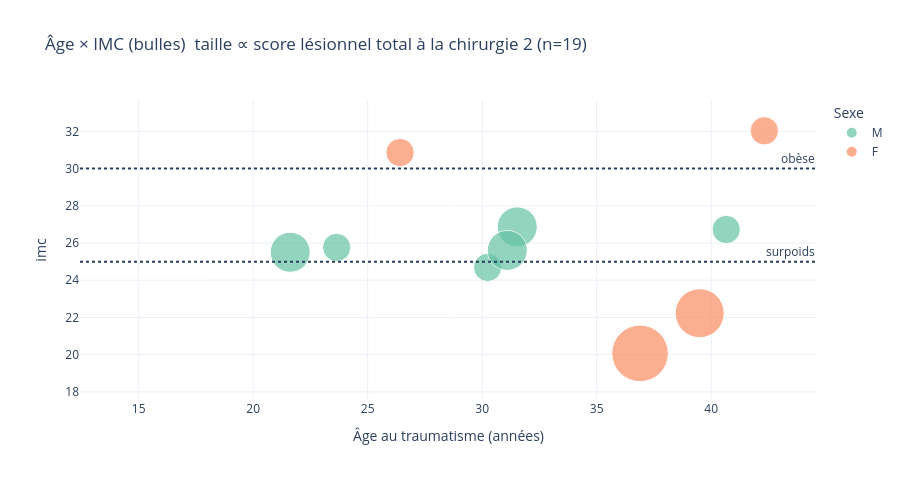

The notebook cell saved with this chart:
### Code cell
# Fig 14  Bulle IMC × âge × charge lésionnelle (plotly)
fig = px.scatter(
    risk_df,
    x="age_at_trauma",
    y="imc",
    size="lesion_total_s2",
    color="sex_lbl",
    color_discrete_map=PAL_SEX,
    size_max=40,
    hover_data=[
        "anonyme",
        "sport",
        "pivot_tier_lbl",
        "tabac",
        "lesion_total_s1",
        "lesion_total_s2",
    ],
    labels={"age_at_trauma": "Âge au traumatisme (années)", "sex_lbl": "Sexe"},
    title="Âge × IMC (bulles)  taille ∝ score lésionnel total à la chirurgie 2 (n=19)",
)
fig.add_hline(
    y=25, line_dash="dot", annotation_text="surpoids", annotation_position="top right"
)
fig.add_hline(
    y=30, line_dash="dot", annotation_text="obèse", annotation_position="top right"
)
fig.update_layout(height=480)
fig.show()

### Figure 1 — Plotly figure (JSON) as saved in the notebook; plotly's stock layout.template omitted (floating-point values rounded to 4 significant figures)
{"data": [{"customdata": [[1, "Foot +", "pivot avec contact", 0, 0, 0], [2, "Ski ++", "pivot sans contact", 0, 0, 2], [3, "Rugby +", "pivot avec contact", 1, 0, 0], [5, "Boxe tai", "pivot avec contact", 0, 0, 1], [7, "Rugby +", "pivot avec contact", 0, 1, 1], [8, "Handball +", "pivot avec contact", 0, 0, 2], [12, "Rugby +", "pivot avec contact", 0, 0, 0], [13, "Foot US +", "pivot avec contact", 0, 0, 0], [14, "Hockey", "pivot avec contact", 0, 0, 0], [16, "Escalade ", "pivot faible", 0, 1, 2], [19, "Football", "pivot avec contact", 0, 1, 1]], "hovertemplate": "Sexe=M<br>Âge au traumatisme (années)=%{x}<br>imc=%{y}<br>lesion_total_s2=%{customdata[5]}<br>anonyme=%{customdata[0]}<br>sport=%{customdata[1]}<br>pivot_tier_lbl=%{customdata[2]}<br>tabac=%{customdata[3]}<br>lesion_total_s1=%{customdata[4]}<extra></extra>", "legendgroup": "M", "marker": {"color": "#66c2a5", "size": [0, 2, 0, 1, 1, 2, 0, 0, 0, 2, 1], "sizemode": "area", "sizeref": 0.0025, "symbol": "circle"}, "mode": "markers", "name": "M", "orientation": "v", "showlegend": true, "type": "scatter", "x": [17.57, 21.62, 20.43, 30.24, 23.64, 31.53, 23.68, 30.81, 17.86, 31.09, 40.65], "xaxis": "x", "y": [24.98, 25.5, 30.47, 24.69, 25.76, 26.87, 28.07, 24.22, 22.98, 25.61, 26.73], "yaxis": "y"}, {"customdata": [[4, "Ski ++", "pivot sans contact", 0, 0, 0], [6, "Ski", "pivot sans contact", 1, 0, 1], [9, "Ski", "pivot sans contact", 0, 0, 0], [10, "Parapente ", "pivot faible", 0, 3, 4], [11, "Foot +", "pivot avec contact", 1, 0, 1], [15, "Escalade", "pivot faible", 0, 3, 3], [17, "Aviron", "pivot faible", 0, 0, 0], [18, "Tennis", "pivot sans contact", 0, 0, 0]], "hovertemplate": "Sexe=F<br>Âge au traumatisme (années)=%{x}<br>imc=%{y}<br>lesion_total_s2=%{customdata[5]}<br>anonyme=%{customdata[0]}<br>sport=%{customdata[1]}<br>pivot_tier_lbl=%{customdata[2]}<br>tabac=%{customdata[3]}<br>lesion_total_s1=%{customdata[4]}<extra></extra>", "legendgroup": "F", "marker": {"color": "#fc8d62", "size": [0, 1, 0, 4, 1, 3, 0, 0], "sizemode": "area", "sizeref": 0.0025, "symbol": "circle"}, "mode": "markers", "name": "F", "orientation": "v", "showlegend": true, "type": "scatter", "x": [26.08, 42.32, 21.51, 36.89, 26.41, 39.5, 15.56, 14.18], "xaxis": "x", "y": [23.05, 32.03, 21.22, 20.07, 30.86, 22.23, 24.34, 18.59], "yaxis": "y"}], "layout": {"annotations": [{"showarrow": false, "text": "surpoids", "x": 1, "xanchor": "right", "xref": "x domain", "y": 25, "yanchor": "bottom", "yref": "y"}, {"showarrow": false, "text": "obèse", "x": 1, "xanchor": "right", "xref": "x domain", "y": 30, "yanchor": "bottom", "yref": "y"}], "height": 480, "legend": {"itemsizing": "constant", "title": {"text": "Sexe"}, "tracegroupgap": 0}, "shapes": [{"line": {"dash": "dot"}, "type": "line", "x0": 0, "x1": 1, "xref": "x domain", "y0": 25, "y1": 25, "yref": "y"}, {"line": {"dash": "dot"}, "type": "line", "x0": 0, "x1": 1, "xref": "x domain", "y0": 30, "y1": 30, "yref": "y"}], "title": {"text": "Âge × IMC (bulles)  taille ∝ score lésionnel total à la chirurgie 2 (n=19)"}, "xaxis": {"anchor": "y", "domain": [0, 1], "title": {"text": "Âge au traumatisme (années)"}}, "yaxis": {"anchor": "x", "domain": [0, 1], "title": {"text": "imc"}}}}
